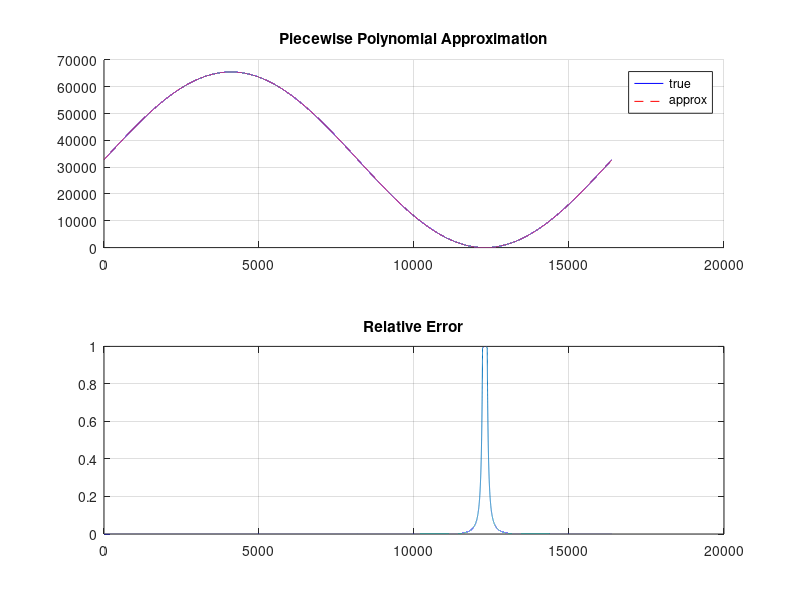

This figure's MATLAB source:
clear; clc;

amplitude = (2^16)-1;
space = 2^13-1;
order = 4;
N = 2^16;

# Full domain (one full sine period: 2 domes)
x_full = linspace(0, 2*space, N);

# Split domains (local coordinates)
x1 = linspace(0, space, N/2);
x2 = linspace(0, space, N/2);

# Generate domes
y1 = amplitude/2 * sin((pi/space) * x1) + amplitude/2;
y2 = amplitude/2 * sin((pi/space) * (x2 + space)) + amplitude/2;

# Fit polynomials
p1 = polyfit(x1, y1, order);
p2 = polyfit(x2, y2, order);

# ---- Function to print polynomial in rational form ----
function r = print_poly(p, order)
    r = [];
    [n, d] = rat(p, 1e-20);

    for i = 1:length(p)
        k = order - (i-1);
        fits = abs(n(i)) < 2^37 && d(i) < 2^37;

        if fits
            str = sprintf("%d/%d", n(i), d(i));
            r = [r n(i)/d(i)];
        else
            str = "0";
            r = [r 0];
        endif

        if k > 1
            printf("%s*x^%d", str, k);
        elseif k == 1
            printf("%s*x", str);
        else
            printf("%s", str);
        endif

        if i < length(p)
            printf(" + ");
        endif
    endfor

    printf("\n");
endfunction

# ---- Print both polynomials ----
printf("Polynomial for dome 1:\n");
r1 = print_poly(p1, order);

printf("\nPolynomial for dome 2:\n");
r2 = print_poly(p2, order);

# ---- Piecewise reconstruction ----
y_approx = zeros(size(x_full));

mask1 = x_full <= space;
mask2 = x_full > space;

x1_eval = x_full(mask1);
x2_eval = x_full(mask2) - space;

y_approx(mask1) = polyval(r1, x1_eval);
y_approx(mask2) = polyval(r2, x2_eval);

# ---- Ground truth ----
y_true = amplitude/2 * sin((pi/space) * x_full) + amplitude/2;

# ---- Error ----
eps = min(y_approx);  
err_rel = abs(y_approx - y_true) ./ max(y_true, eps);

# ---- Plots ----
figure(1); clf;

subplot(2,1,1);
hold on;
plot(x_full, y_true, 'b');
plot(x_full, y_approx, 'r--');
legend("true", "approx");
title("Piecewise Polynomial Approximation");
grid on;

subplot(2,1,2);
plot(x_full, err_rel);
title("Relative Error");
grid on;

# ---- Print max error ----
printf("\nMax relative error: %f\n", max(err_rel));
